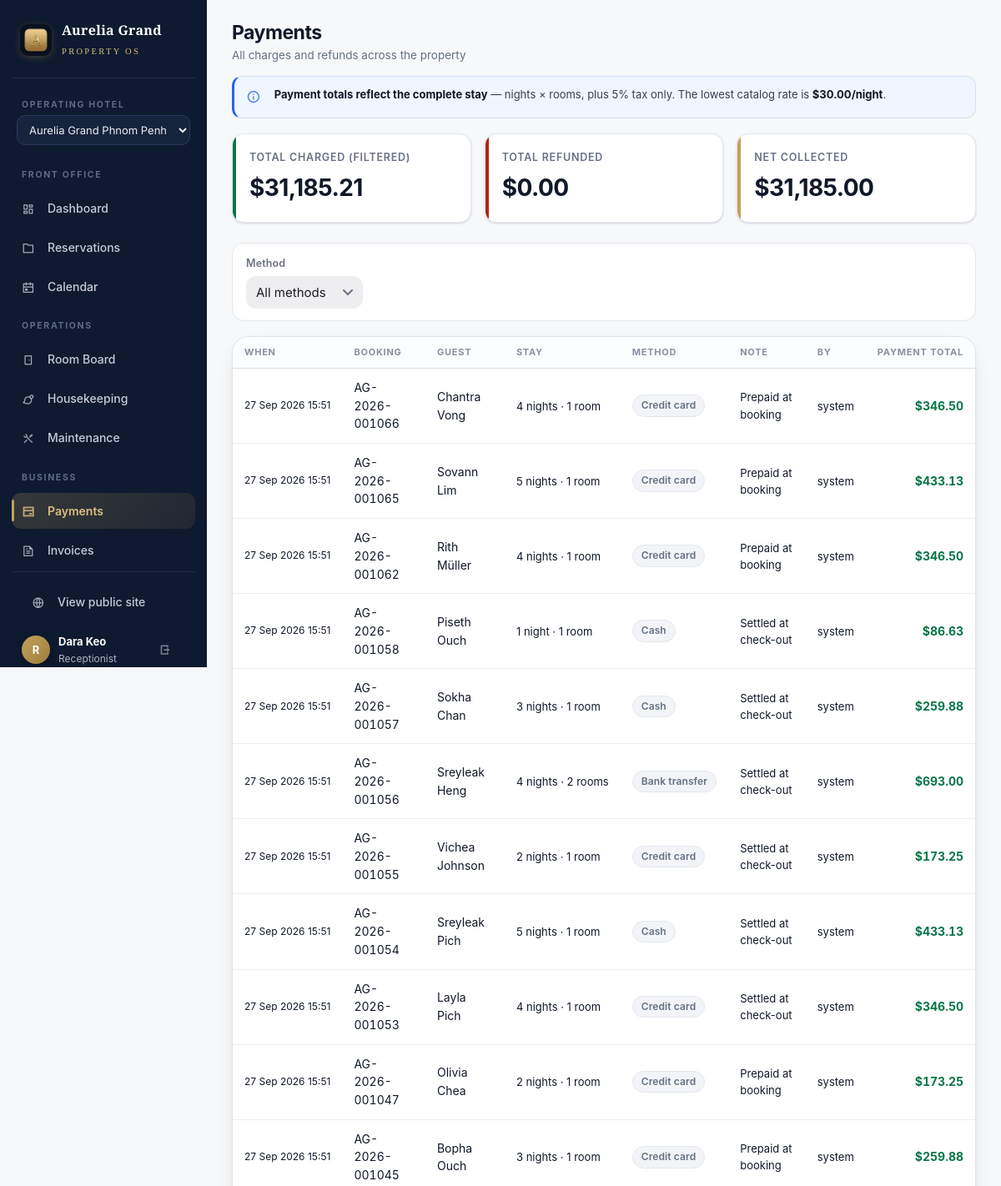
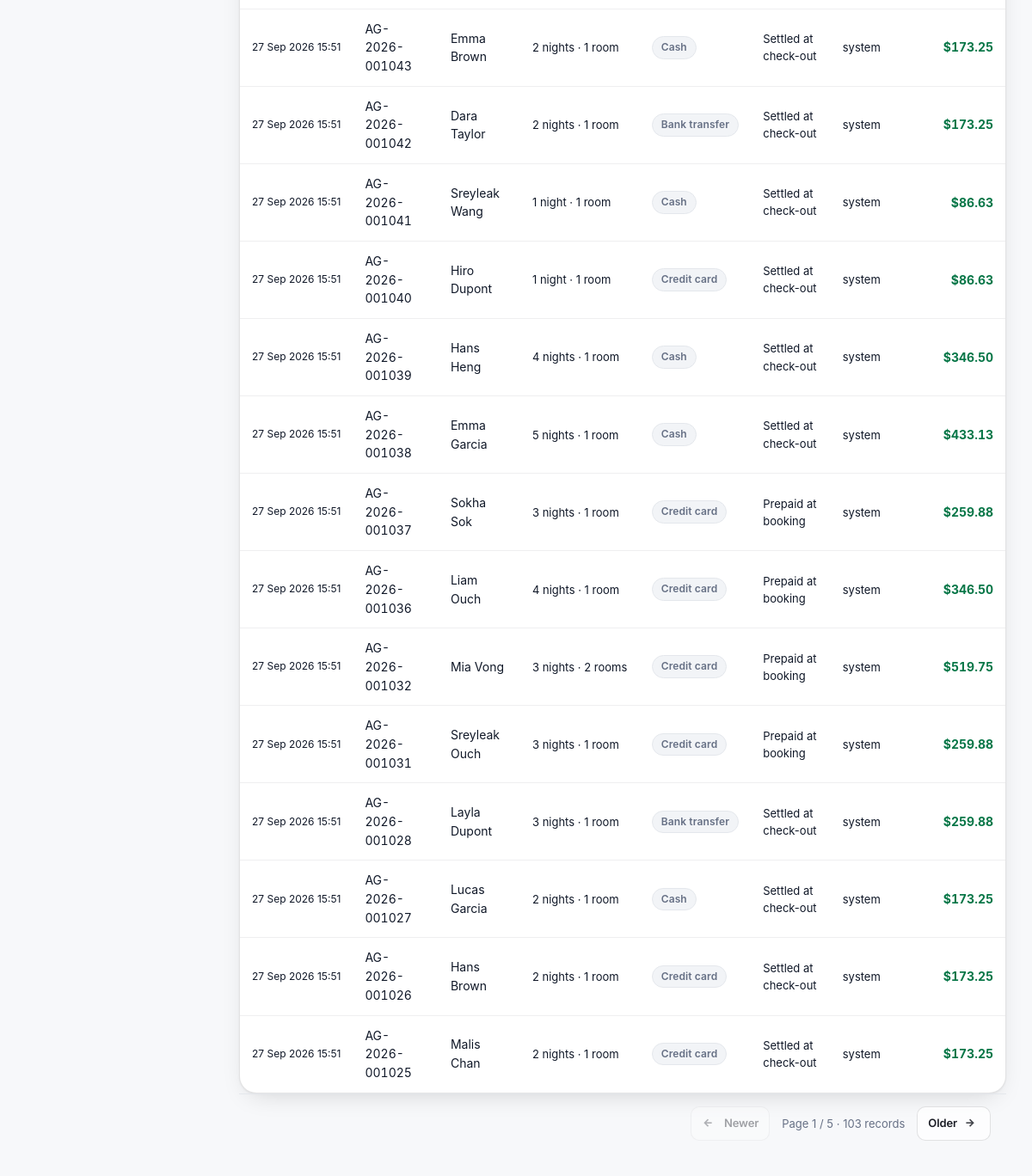
Page /finance/payments/ (signed in) on the committed database (2 pictures, top to bottom).
### accounts/models.py (models this page shows, shortened)
class User(AbstractUser):
    class Role(models.TextChoices):
        GUEST = "guest", "Guest"
        RECEPTIONIST = "receptionist", "Receptionist"
        HOUSEKEEPING = "housekeeping", "Housekeeping"
        MANAGER = "manager", "Group Manager"
        PROPERTY_MANAGER = "property_manager", "Property Manager"
        ADMIN = "admin", "Administrator"
    STAFF_ROLES = {Role.RECEPTIONIST, Role.HOUSEKEEPING, Role.MANAGER, Role.PROPERTY_MANAGER, Role.ADMIN}
    role = models.CharField(max_length=20, choices=Role.choices, default=Role.GUEST)
    home_property = models.ForeignKey(
        "hotel.Property", on_delete=models.SET_NULL, null=True, blank=True,
        related_name="staff", help_text="Home hotel for staff; blank = chain-wide (head office)",
    )
    phone = models.CharField(max_length=32, blank=True)
    avatar_initials = models.CharField(max_length=4, blank=True)
    welcome_offer_used = models.BooleanField(default=False, help_text="10% first-stay welcome offer has been consumed")
    class Meta:
        ordering = ["username"]
    @property
    def is_staff_role(self) -> bool:
        return self.role in self.STAFF_ROLES
    @property
    def is_manager_or_above(self) -> bool:
        return self.role in {self.Role.MANAGER, self.Role.PROPERTY_MANAGER, self.Role.ADMIN}
    @property
    def is_group_manager_or_above(self) -> bool:
        return self.role in {self.Role.MANAGER, self.Role.ADMIN}
    @property
    def is_property_manager(self) -> bool:
        return self.role == self.Role.PROPERTY_MANAGER

### finance/models.py (models this page shows, shortened)
class Payment(models.Model):
    class Method(models.TextChoices):
        CARD = "card", "Credit card"
        CASH = "cash", "Cash"
        BANK = "bank_transfer", "Bank transfer"
        WALLET = "wallet", "E-wallet"
    class Status(models.TextChoices):
        COMPLETED = "completed", "Completed"
        PENDING = "pending", "Pending"
        FAILED = "failed", "Failed"
    invoice = models.ForeignKey(Invoice, on_delete=models.PROTECT, related_name="payments", null=True, blank=True)
    booking = models.ForeignKey(Booking, on_delete=models.PROTECT, related_name="payments")
    method = models.CharField(max_length=16, choices=Method.choices, default=Method.CARD)
    amount = models.DecimalField(max_digits=12, decimal_places=2)
    currency = models.CharField(max_length=8, default="USD")
    status = models.CharField(max_length=12, choices=Status.choices, default=Status.COMPLETED)
    reference = models.CharField(max_length=64, blank=True, help_text="Gateway/PSP reference")
    note = models.CharField(max_length=255, blank=True)
    created_by = models.ForeignKey(settings.AUTH_USER_MODEL, on_delete=models.SET_NULL, null=True, related_name="+")
    created_at = models.DateTimeField(auto_now_add=True)
    class Meta:
        ordering = ["-created_at"]
        indexes = [models.Index(fields=["created_at", "status"])]
    @property
    def is_refund(self) -> bool:
        return self.amount < 0

### bookings/models.py (models this page shows, shortened)
class Booking(models.Model):
    class Status(models.TextChoices):
        CONFIRMED = "confirmed", "Confirmed"
        CHECKED_IN = "checked_in", "Checked in"
        CHECKED_OUT = "checked_out", "Checked out"
        CANCELLED = "cancelled", "Cancelled"
        NO_SHOW = "no_show", "No-show"
    class Source(models.TextChoices):
        WEB = "web", "Website"
        PHONE = "phone", "Phone"
        WALK_IN = "walk_in", "Walk-in"
        OTA = "ota", "OTA / Agency"
    ACTIVE_STATUSES = [Status.CONFIRMED, Status.CHECKED_IN]
    code = models.CharField(max_length=24, unique=True, blank=True)
    guest = models.ForeignKey(
        settings.AUTH_USER_MODEL, on_delete=models.PROTECT, related_name="bookings",
        null=True, blank=True, help_text="Null for walk-in reservations",
    )
    guest_name = models.CharField(max_length=160)
    guest_email = models.EmailField(blank=True)
    guest_phone = models.CharField(max_length=32, blank=True)
    room_type = models.ForeignKey(RoomType, on_delete=models.PROTECT, related_name="bookings")
    check_in = models.DateField()
    check_out = models.DateField()
    rooms_count = models.PositiveSmallIntegerField(default=1)
    adults = models.PositiveSmallIntegerField(default=1)
    children = models.PositiveSmallIntegerField(default=0)
    status = models.CharField(max_length=16, choices=Status.choices, default=Status.CONFIRMED)
    source = models.CharField(max_length=10, choices=Source.choices, default=Source.WEB)
    currency = models.CharField(max_length=8, default="USD")
    nightly_total = models.DecimalField(max_digits=12, decimal_places=2, default=Decimal("0"))
    discount_total = models.DecimalField(max_digits=12, decimal_places=2, default=Decimal("0"), help_text="Welcome or promotion discount applied to room subtotal")
    service_total = models.DecimalField(max_digits=12, decimal_places=2, default=Decimal("0"))
    tax_total = models.DecimalField(max_digits=12, decimal_places=2, default=Decimal("0"))
    grand_total = models.DecimalField(max_digits=12, decimal_places=2, default=Decimal("0"))
    rate_details = models.JSONField(default=list, blank=True, help_text="[{date, rate}] per night")
    cancellation_reason = models.TextField(blank=True)
    cancellation_fee = models.DecimalField(max_digits=12, decimal_places=2, default=Decimal("0"))
    special_requests = models.TextField(blank=True)
    created_by = models.ForeignKey(
        settings.AUTH_USER_MODEL, on_delete=models.SET_NULL, null=True, blank=True, related_name="+"
    )
    created_at = models.DateTimeField(auto_now_add=True)
    updated_at = models.DateTimeField(auto_now=True)
    class Meta:
        ordering = ["-check_in", "-created_at"]
        indexes = [
            models.Index(fields=["status", "check_in", "check_out"]),
            models.Index(fields=["room_type", "check_in", "check_out"]),
        ]
        constraints = [
            models.CheckConstraint(check=models.Q(check_out__gt=models.F("check_in")), name="booking_valid_range"),
        ]
    def get_absolute_url(self):
        return reverse("pms:booking_detail", args=[self.pk])
    @property
    def nights(self) -> int:
        return (self.check_out - self.check_in).days

### finance/views.py (the view)
# urls.py: path("payments/", views.payments_list, name="payments"),
@front_office_required
def payments_list(request):
    prop = get_active_property(request)
    qs = Payment.objects.select_related("booking", "invoice", "created_by")
    if prop:
        qs = qs.filter(booking__room_type__property=prop)
    qs = qs.all()
    method = request.GET.get("method", "")
    if method:
        qs = qs.filter(method=method)
    total_charged = qs.filter(amount__gt=0).aggregate(t=Sum("amount"))["t"] or Decimal("0")
    total_refunded = qs.filter(amount__lt=0).aggregate(t=Sum("amount"))["t"] or Decimal("0")
    price_qs = RoomType.objects.filter(is_active=True)
    if prop:
        price_qs = price_qs.filter(property=prop)
    lowest_nightly_price = price_qs.aggregate(m=Min("base_price"))["m"] or Decimal("0")
    rate_property = prop or Property.objects.filter(is_active=True).first()
    service_rate = rate_property.service_rate if rate_property else Decimal("0")
    tax_rate = rate_property.tax_rate if rate_property else Decimal("0")
    page, query = paginate(request, qs, 25)
    return render(request, "finance/payments.html", {
        "payments": page, "page": page, "query": query, "method": method,
        "total_charged": total_charged, "total_refunded": -total_refunded,
        "lowest_nightly_price": lowest_nightly_price,
        "service_percent": int(service_rate * 100),
        "tax_percent": int(tax_rate * 100),
        "method_choices": Payment.Method.choices,
    })

### templates/finance/payments.html (shortened to what this page needs)
{% extends "staff_base.html" %}
{% load hotel_extras %}
{% block content %}
<div class="pms-head">
  <div><h1>Payments</h1><div class="sub">All charges and refunds across the property</div></div>
</div>
<div class="finance-explainer" role="note">
  <i class="ri-information-line" aria-hidden="true"></i>
  <span><b>Payment totals reflect the complete stay</b> — nights × rooms{% if service_percent %}, plus {{ service_percent }}% service and {{ tax_percent }}% tax{% else %}, plus {{ tax_percent }}% tax only{% endif %}. The lowest catalog rate is <b>{{ lowest_nightly_price|money }}/night</b>.</span>
</div>
<div class="kpi-grid mb-4" style="grid-template-columns:repeat(3,1fr)">
  <div class="kpi"><span class="kpi-accent green"></span><div class="kpi-label">Total charged (filtered)</div><div class="kpi-value">{{ total_charged|money }}</div></div>
  <div class="kpi"><span class="kpi-accent red"></span><div class="kpi-label">Total refunded</div><div class="kpi-value">{{ total_refunded|money }}</div></div>
  <div class="kpi"><span class="kpi-accent"></span><div class="kpi-label">Net collected</div><div class="kpi-value">{{ total_charged|add:total_refunded|money }}</div></div>
</div>
<form method="get" class="filter-bar">
  <div class="field"><label>Method</label>
    <select name="method" data-autosubmit><option value="">All methods</option>
    {% for value, label in method_choices %}<option value="{{ value }}" {% if method == value %}selected{% endif %}>{{ label }}</option>{% endfor %}</select></div>
</form>
<div class="card"><div class="table-wrap"><table class="data">
  <thead><tr><th>When</th><th>Booking</th><th>Guest</th><th>Stay</th><th>Method</th><th>Note</th><th>By</th><th class="num">Payment total</th></tr></thead>
  <tbody>
  {% for p in payments %}
    <tr>
      <td class="nowrap tiny">{{ p.created_at|date:"d M Y H:i" }}</td>
      <td class="mono"><a href="{{ p.booking.get_absolute_url }}">{{ p.booking.code }}</a></td>
      <td>{{ p.booking.guest_name }}</td>
      <td class="small nowrap">{{ p.booking.nights }} night{{ p.booking.nights|pluralize }} · {{ p.booking.rooms_count }} room{{ p.booking.rooms_count|pluralize }}</td>
      <td><span class="badge badge-muted no-dot">{{ p.get_method_display }}</span></td>
      <td class="small">{{ p.note|default:p.reference|default:"—" }}</td>
      <td class="small">{{ p.created_by.get_full_name|default:"system" }}</td>
      <td class="num" style="font-weight:700;color:{% if p.is_refund %}var(--red){% else %}var(--green){% endif %}">{% if p.is_refund %}−{% endif %}{{ p.amount|money }}</td>
    </tr>
  {% empty %}<tr><td colspan="8"><div class="empty-state"><div class="ic"><i class="ri-bank-card-line" aria-hidden="true"></i></div>No payments found.</div></td></tr>{% endfor %}
  </tbody>
</table></div></div>
{% include "partials/pagination.html" %}
{% endblock %}

### templates/staff_base.html (shortened to what this page needs)
{% load static hotel_extras %}<!DOCTYPE html>
<html lang="en">
<head>
  <link rel="stylesheet" href="{% static 'css/fonts/remixicon.css' %}">
  <link rel="stylesheet" href="{% static 'css/app.css' %}?v=20260929-rbac-housekeeping">
  <link rel="stylesheet" href="{% static 'css/ios.css' %}?v=20260927-logo-simple">
  <link rel="stylesheet" href="{% static 'css/premium.css' %}?v=20260928-responsive-1">
</head>
<body>
<div class="pms-layout">
  <aside class="sidebar" id="sidebar">
    <a class="brand" href="{% if user.role == 'housekeeping' %}{% url 'operations:task_board' %}{% else %}{% url 'pms:dashboard' %}{% endif %}">
      <span class="mark">A</span>
      <span><span class="name">Aurelia Grand</span><br><span class="sub">Property OS</span></span>
    </a>
    {% if user.role != 'housekeeping' %}
    <form method="get" action="{% url 'pms:switch_property' %}" style="padding:0 6px 10px" id="prop-switch">
      <label class="side-label" style="padding:6px 6px 4px;display:block">Operating hotel</label>
      <select name="property" onchange="this.form.submit()"
              style="background:#16233d;color:#e9ecf3;border-color:#2a3a5c;font-size:13px;padding:8px 10px">
        {% for pr in properties %}
        <option value="{{ pr.pk }}" {% if active_property and active_property.pk == pr.pk %}selected{% endif %}>{{ pr.name }}</option>
        {% endfor %}
      </select>
    </form>
    <span class="side-label">Front office</span>
    <a class="side-link {% nav_active '/pms/' exact=True %}" href="{% url 'pms:dashboard' %}"><span class="ic"><i class="ri-dashboard-line" aria-hidden="true"></i></span> Dashboard</a>
    <a class="side-link {% nav_active '/pms/reservations' %}" href="{% url 'pms:reservations' %}"><span class="ic"><i class="ri-folder-line" aria-hidden="true"></i></span> Reservations</a>
    <a class="side-link {% nav_active '/pms/calendar' %}" href="{% url 'pms:calendar' %}"><span class="ic"><i class="ri-calendar-event-line" aria-hidden="true"></i></span> Calendar</a>
    <span class="side-label">Operations</span>
    <a class="side-link {% nav_active '/operations/rooms' %}" href="{% url 'operations:room_board' %}"><span class="ic"><i class="ri-door-line" aria-hidden="true"></i></span> Room Board</a>
    <a class="side-link {% nav_active '/operations/housekeeping' %}" href="{% url 'operations:task_board' %}"><span class="ic"><i class="ri-brush-line" aria-hidden="true"></i></span> Housekeeping</a>
    <a class="side-link {% nav_active '/operations/maintenance' %}" href="{% url 'operations:maintenance' %}"><span class="ic"><i class="ri-tools-line" aria-hidden="true"></i></span> Maintenance</a>
    {% if user.is_manager_or_above %}
    <span class="side-label">Business</span>
    <a class="side-link {% nav_active '/pms/rates' %}" href="{% url 'pms:rates' %}"><span class="ic"><i class="ri-price-tag-3-line" aria-hidden="true"></i></span> Rates & Rules</a>
    <a class="side-link {% nav_active '/finance/payments' %}" href="{% url 'finance:payments' %}"><span class="ic"><i class="ri-bank-card-line" aria-hidden="true"></i></span> Payments</a>
    <a class="side-link {% nav_active '/finance/invoices' %}" href="{% url 'finance:invoices' %}"><span class="ic"><i class="ri-file-text-line" aria-hidden="true"></i></span> Invoices</a>
    <a class="side-link {% nav_active '/finance/reports' %}" href="{% url 'finance:reports' %}"><span class="ic"><i class="ri-bar-chart-2-line" aria-hidden="true"></i></span> Reports</a>
    <a class="side-link {% nav_active '/analytics' %}" href="{% url 'analytics:overview' %}"><span class="ic"><i class="ri-line-chart-line" aria-hidden="true"></i></span> Analytics</a>
    {% else %}
    <span class="side-label">Business</span>
    <a class="side-link {% nav_active '/finance/payments' %}" href="{% url 'finance:payments' %}"><span class="ic"><i class="ri-bank-card-line" aria-hidden="true"></i></span> Payments</a>
    <a class="side-link {% nav_active '/finance/invoices' %}" href="{% url 'finance:invoices' %}"><span class="ic"><i class="ri-file-text-line" aria-hidden="true"></i></span> Invoices</a>
    {% endif %}
    {% else %}
    <span class="side-label">My work</span>
    <a class="side-link {% nav_active '/operations/housekeeping' %}" href="{% url 'operations:task_board' %}"><span class="ic"><i class="ri-brush-line" aria-hidden="true"></i></span> My Housekeeping Tasks</a>
    {% endif %}
    <div class="side-foot">
      <a class="side-link" href="{% url 'core:home' %}"><span class="ic"><i class="ri-global-line" aria-hidden="true"></i></span> View public site</a>
      <div class="flex gap-2 mt-3">
        <span class="avatar" title="{{ user.username }}">{{ user.username|slice:":1"|upper }}</span>
        <span style="min-width:0">
          <b style="color:#fff;display:block;font-size:13px;overflow:hidden;text-overflow:ellipsis">{{ user.get_full_name|default:user.username }}</b>
          <span class="tiny">{{ user.get_role_display }}</span>
        </span>
        <form method="post" action="{% url 'accounts:logout' %}" style="margin-left:auto">{% csrf_token %}
          <button class="btn btn-ghost btn-sm" style="color:#8b95a9" title="Sign out" type="submit"><i class="ri-logout-box-r-line" aria-hidden="true"></i></button>
        </form>
      </div>
    </div>
  </aside>
  <main class="pms-main">
    {% block content %}{% endblock %}
  </main>
</div>
</body>
</html>

### rows in the picture
User: username "R", get_full_name "Dara Keo", role "Receptionist"
Payment: created_at "27 Sep 2026 15:51", booking.code "AG-2026-001066", booking.guest_name "Chantra Vong", booking.nights "4", booking.rooms_count "1", method "Credit card", note "Prepaid at booking", created_by.get_full_name "system", amount "$346.50"
Payment: created_at "27 Sep 2026 15:51", booking.code "AG-2026-001065", booking.guest_name "Sovann Lim", booking.nights "5", booking.rooms_count "1", method "Credit card", note "Prepaid at booking", created_by.get_full_name "system", amount "$433.13"
Payment: created_at "27 Sep 2026 15:51", booking.code "AG-2026-001062", booking.guest_name "Rith Müller", booking.nights "4", booking.rooms_count "1", method "Credit card", note "Prepaid at booking", created_by.get_full_name "system", amount "$346.50"
Payment: created_at "27 Sep 2026 15:51", booking.code "AG-2026-001058", booking.guest_name "Piseth Ouch", booking.nights "1", booking.rooms_count "1", method "Cash", note "Settled at check-out", created_by.get_full_name "system", amount "$86.63"
Payment: created_at "27 Sep 2026 15:51", booking.code "AG-2026-001057", booking.guest_name "Sokha Chan", booking.nights "3", booking.rooms_count "1", method "Cash", note "Settled at check-out", created_by.get_full_name "system", amount "$259.88"
Payment: created_at "27 Sep 2026 15:51", booking.code "AG-2026-001056", booking.guest_name "Sreyleak Heng", booking.nights "4", booking.rooms_count "2", method "Bank transfer", note "Settled at check-out", created_by.get_full_name "system", amount "$693.00"
Payment: created_at "27 Sep 2026 15:51", booking.code "AG-2026-001055", booking.guest_name "Vichea Johnson", booking.nights "2", booking.rooms_count "1", method "Credit card", note "Settled at check-out", created_by.get_full_name "system", amount "$173.25"
Payment: created_at "27 Sep 2026 15:51", booking.code "AG-2026-001054", booking.guest_name "Sreyleak Pich", booking.nights "5", booking.rooms_count "1", method "Cash", note "Settled at check-out", created_by.get_full_name "system", amount "$433.13"
Payment: created_at "27 Sep 2026 15:51", booking.code "AG-2026-001053", booking.guest_name "Layla Pich", booking.nights "4", booking.rooms_count "1", method "Credit card", note "Settled at check-out", created_by.get_full_name "system", amount "$346.50"
Payment: created_at "27 Sep 2026 15:51", booking.code "AG-2026-001047", booking.guest_name "Olivia Chea", booking.nights "2", booking.rooms_count "1", method "Credit card", note "Prepaid at booking", created_by.get_full_name "system", amount "$173.25"
Payment: created_at "27 Sep 2026 15:51", booking.code "AG-2026-001045", booking.guest_name "Bopha Ouch", booking.nights "3", booking.rooms_count "1", method "Credit card", note "Prepaid at booking", created_by.get_full_name "system", amount "$259.88"
Payment: created_at "27 Sep 2026 15:51", booking.code "AG-2026-001043", booking.guest_name "Emma Brown", booking.nights "2", booking.rooms_count "1", method "Cash", note "Settled at check-out", created_by.get_full_name "system", amount "$173.25"
Payment: created_at "27 Sep 2026 15:51", booking.code "AG-2026-001042", booking.guest_name "Dara Taylor", booking.nights "2", booking.rooms_count "1", method "Bank transfer", note "Settled at check-out", created_by.get_full_name "system", amount "$173.25"
Payment: created_at "27 Sep 2026 15:51", booking.code "AG-2026-001041", booking.guest_name "Sreyleak Wang", booking.nights "1", booking.rooms_count "1", method "Cash", note "Settled at check-out", created_by.get_full_name "system", amount "$86.63"
Payment: created_at "27 Sep 2026 15:51", booking.code "AG-2026-001040", booking.guest_name "Hiro Dupont", booking.nights "1", booking.rooms_count "1", method "Credit card", note "Settled at check-out", created_by.get_full_name "system", amount "$86.63"
Payment: created_at "27 Sep 2026 15:51", booking.code "AG-2026-001039", booking.guest_name "Hans Heng", booking.nights "4", booking.rooms_count "1", method "Cash", note "Settled at check-out", created_by.get_full_name "system", amount "$346.50"
Payment: created_at "27 Sep 2026 15:51", booking.code "AG-2026-001038", booking.guest_name "Emma Garcia", booking.nights "5", booking.rooms_count "1", method "Cash", note "Settled at check-out", created_by.get_full_name "system", amount "$433.13"
Payment: created_at "27 Sep 2026 15:51", booking.code "AG-2026-001037", booking.guest_name "Sokha Sok", booking.nights "3", booking.rooms_count "1", method "Credit card", note "Prepaid at booking", created_by.get_full_name "system", amount "$259.88"
Payment: created_at "27 Sep 2026 15:51", booking.code "AG-2026-001036", booking.guest_name "Liam Ouch", booking.nights "4", booking.rooms_count "1", method "Credit card", note "Prepaid at booking", created_by.get_full_name "system", amount "$346.50"
Payment: created_at "27 Sep 2026 15:51", booking.code "AG-2026-001032", booking.guest_name "Mia Vong", booking.nights "3", booking.rooms_count "2", method "Credit card", note "Prepaid at booking", created_by.get_full_name "system", amount "$519.75"
Payment: created_at "27 Sep 2026 15:51", booking.code "AG-2026-001031", booking.guest_name "Sreyleak Ouch", booking.nights "3", booking.rooms_count "1", method "Credit card", note "Prepaid at booking", created_by.get_full_name "system", amount "$259.88"
Payment: created_at "27 Sep 2026 15:51", booking.code "AG-2026-001028", booking.guest_name "Layla Dupont", booking.nights "3", booking.rooms_count "1", method "Bank transfer", note "Settled at check-out", created_by.get_full_name "system", amount "$259.88"
Payment: created_at "27 Sep 2026 15:51", booking.code "AG-2026-001027", booking.guest_name "Lucas Garcia", booking.nights "2", booking.rooms_count "1", method "Cash", note "Settled at check-out", created_by.get_full_name "system", amount "$173.25"
Payment: created_at "27 Sep 2026 15:51", booking.code "AG-2026-001026", booking.guest_name "Hans Brown", booking.nights "2", booking.rooms_count "1", method "Credit card", note "Settled at check-out", created_by.get_full_name "system", amount "$173.25"
Payment: created_at "27 Sep 2026 15:51", booking.code "AG-2026-001025", booking.guest_name "Malis Chan", booking.nights "2", booking.rooms_count "1", method "Credit card", note "Settled at check-out", created_by.get_full_name "system", amount "$173.25"

### other values in the picture
{{ tax_percent }} "5"
{{ lowest_nightly_price|money }} "$30.00"
{{ total_charged|money }} "$31,185.21"
{{ total_refunded|money }} "$0.00"
{{ total_charged|add:total_refunded|money }} "$31,185.00"
{{ page.number }} "1"
{{ page.paginator.num_pages }} "5"
{{ page.paginator.count }} "103"
form field property "Aurelia Grand Phnom Penh"
